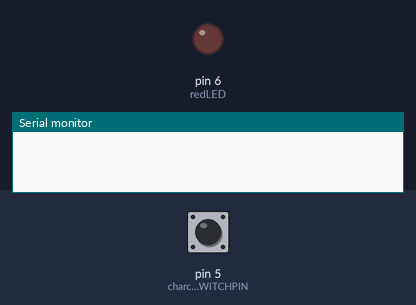
The sketch below on a simulated Arduino Uno, built with avr-gcc and run on an emulated ATmega328P. On the bench: output pins drawn as LEDs (lit = HIGH), the last lines printed to the serial monitor. The test bench sets the inputs (shaded band); at power-on: pin 5 (charcoalSWITCHPIN) LOW.

Above: at 1.2 s.
1.3 s: pin 5 (charcoalSWITCHPIN) pulled HIGH for 0.15 s
At 7.4 s:
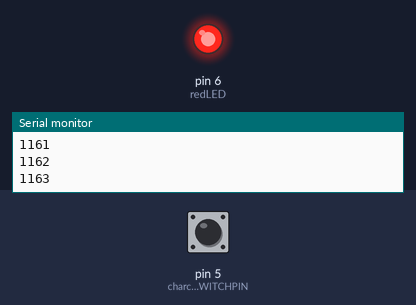
Timing chart, 0 to 8.9 s (numbered marks = the images above; inputs shaded):
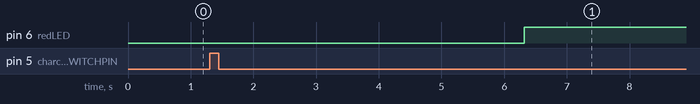

The sketch:

mulan_charcoal.ino
```cpp
/*
   Pour Tea w servo
   Stretch goal: led progressively blinks faster
   and then stay on for the rest

   // for (int thisPin = 2; thisPin < 8; thisPin++)
*/

// CONSTANTS
const int charcoalSWITCHPIN = 5;
const int redLED = 6;


// VARIABLES
int charcoalValue;
//unsigned long timer;
unsigned long faster = 0;
int ledState = LOW;
int ledstayOn = 0;

void setup() {
  // put your setup code here, to run once:
  pinMode(redLED, OUTPUT);
  pinMode(charcoalSWITCHPIN, INPUT);
  Serial.begin(9600);
}

void loop() {
  // put your main code here, to run repeatedly:
  //  timer = millis();
  charcoalValue = digitalRead(charcoalSWITCHPIN);
  if (charcoalValue == HIGH || ledstayOn == 1) {
    ledstayOn = 1;
    faster += 1;
    Serial.println(faster);
    if (faster <= 1000) {
      // blink light
      if (faster % 10 == 0) {
        ledState = HIGH;
      } else {
        ledState = LOW;
      }
    } else {
      ledState = HIGH;
    }

  } else {
    ledState = LOW;
  }
  digitalWrite(redLED, ledState);
}
```

Measured:
- after the input at 1.3 s, pin 6 (redLED): LOW → HIGH after 5.0 s
